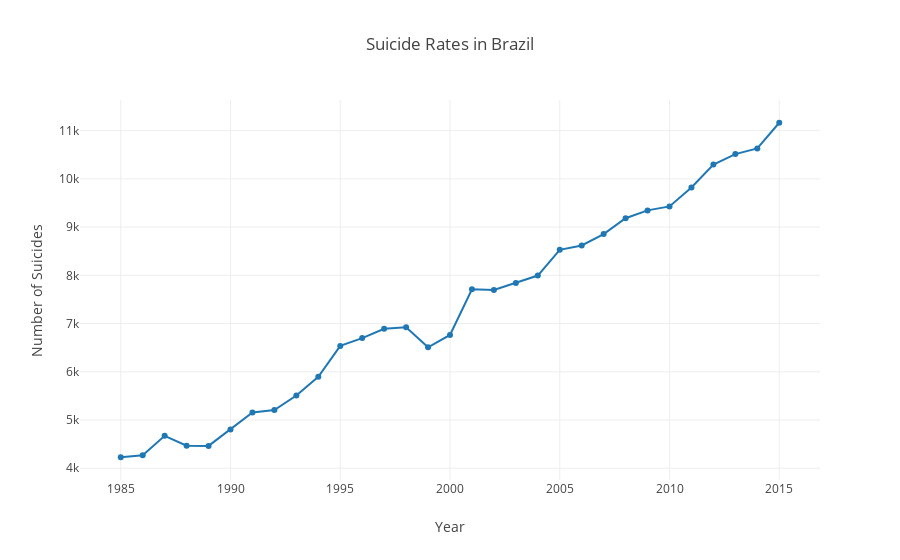

The cell this chart's notebook holds for it:
### Code cell
trace_plot(dt_country, categories=['Brazil'], title='Suicide Rates in Brazil', x_label='Year', y_label='Number of Suicides')

### Figure 1 — Plotly figure (JSON) as saved in the notebook; plotly's stock layout.template omitted (floating-point values rounded to 4 significant figures)
{"data": [{"mode": "lines+markers", "name": "Brazil", "type": "scatter", "uid": "f1688471-087a-4a90-bb2d-9ea08416c694", "x": [1985, 1986, 1987, 1988, 1989, 1990, 1991, 1992, 1993, 1994, 1995, 1996, 1997, 1998, 1999, 2000, 2001, 2002, 2003, 2004, 2005, 2006, 2007, 2008, 2009, 2010, 2011, 2012, 2013, 2014, 2015], "y": [4228, 4271, 4672, 4466, 4463, 4803, 5156, 5207, 5508, 5896, 6536, 6698, 6891, 6922, 6507, 6763, 7710, 7697, 7839, 7995, 8529, 8618, 8855, 9184, 9346, 9429, 9822, 10295, 10513, 10631, 11163]}], "layout": {"title": {"text": "Suicide Rates in Brazil"}, "xaxis": {"title": {"text": "Year"}}, "yaxis": {"title": {"text": "Number of Suicides"}}}}
